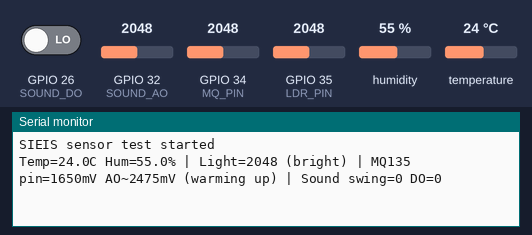
Bench run of a sketch on a simulated ESP32. On the bench: the last lines printed to the serial monitor. The test bench sets the inputs (shaded band); at power-on: GPIO 35 (LDR_PIN) = 2048, GPIO 26 (SOUND_DO) LOW, GPIO 32 (SOUND_AO) = 2048, GPIO 34 (MQ_PIN) = 2048, humidity 55 %, temperature 24 °C (analog values on the 0–4095 scale).

Above: at 2.2 s.
2.3 s: GPIO 35 (LDR_PIN) set to 1071
At 3.6 s:
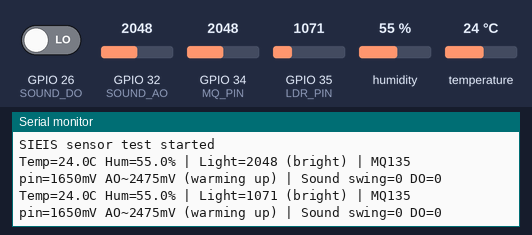
3.8 s: GPIO 35 (LDR_PIN) set to 958
At 6.2 s:
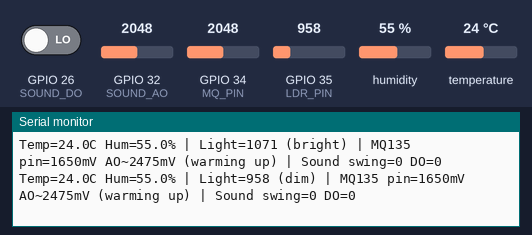
10.2 s: GPIO 35 (LDR_PIN) set to 273
At 11.6 s:
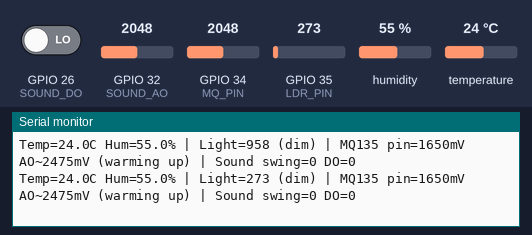
11.7 s: GPIO 35 (LDR_PIN) set to 236
At 14.4 s:
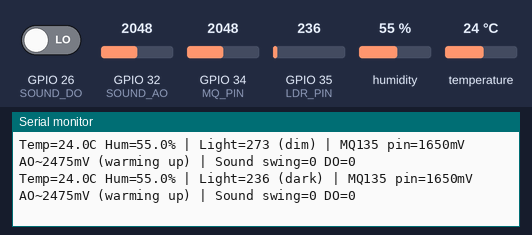

The sketch:

sieis_sensors_original_backup.ino
```cpp
// SIEIS - all sensor readings (Serial Monitor, 115200 baud)
// Board: ESP32 Dev Module
// Libraries: "DHT sensor library" by Adafruit + "Adafruit Unified Sensor"
//
// Pins:
//   DHT22 DATA  -> GPIO4   (3-pin board, powered from 3V3)
//   LDR divider -> GPIO35  (LDR to 3V3, 10k to GND, junction to GPIO35)
//   MQ-135 AO   -> GPIO34  (through 10k + 2x10k divider, MQ-135 on 5V)
//   Sound AO    -> GPIO32
//   Sound DO    -> GPIO26

#include <DHT.h>

#define DHT_PIN    4
#define LDR_PIN    35
#define MQ_PIN     34
#define SOUND_AO   32
#define SOUND_DO   26

#define MQ_WARMUP_MS 300000UL   // ignore MQ-135 for the first 5 minutes after power-up

DHT dht(DHT_PIN, DHT22);

float lastTemp = NAN;
float lastHum  = NAN;

int avgRead(int pin, int samples = 16) {
  long sum = 0;
  for (int i = 0; i < samples; i++) sum += analogRead(pin);
  return sum / samples;
}

int avgMilliVolts(int pin, int samples = 32) {
  long sum = 0;
  for (int i = 0; i < samples; i++) sum += analogReadMilliVolts(pin);
  return sum / samples;
}

// Peak-to-peak swing of the sound module's analog output over 150 ms
int soundSwing() {
  int peak = 0, low = 4095;
  unsigned long start = millis();
  while (millis() - start < 150) {
    int v = analogRead(SOUND_AO);
    if (v > peak) peak = v;
    if (v < low) low = v;
  }
  return peak - low;
}


const char* lightLabel(int level) {
  if (level < 250)  return "dark";
  if (level < 1000) return "dim";
  return "bright";
}

void setup() {
  Serial.begin(115200);
  delay(1000);

  dht.begin();
  pinMode(SOUND_DO, INPUT);

  analogReadResolution(12);
  analogSetPinAttenuation(MQ_PIN, ADC_11db);
  analogSetPinAttenuation(LDR_PIN, ADC_11db);
  analogSetPinAttenuation(SOUND_AO, ADC_11db);

  Serial.println("SIEIS sensor test started");
}

void loop() {
  // DHT22: keep the last good value if one read fails
  float t = dht.readTemperature();
  float h = dht.readHumidity();
  bool dhtOk = !(isnan(t) || isnan(h));
  if (dhtOk) {
    lastTemp = t;
    lastHum = h;
  }

  int ldr = avgRead(LDR_PIN);

  int mqPinMv = avgMilliVolts(MQ_PIN);
  int mqAoMv  = (int)(mqPinMv * 1.5);   // undo the 10k : 20k divider (approximate)
  bool mqReady = millis() > MQ_WARMUP_MS;

  int swing = soundSwing();
  int soundDo = digitalRead(SOUND_DO);

  if (dhtOk) Serial.printf("Temp=%.1fC Hum=%.1f%%", lastTemp, lastHum);
  else if (!isnan(lastTemp)) Serial.printf("Temp=%.1fC Hum=%.1f%% (DHT22 read failed, old value)", lastTemp, lastHum);
  else Serial.print("DHT22 READ FAILED");

  Serial.printf(" | Light=%d (%s)", ldr, lightLabel(ldr));
  Serial.printf(" | MQ135 pin=%dmV AO~%dmV%s", mqPinMv, mqAoMv, mqReady ? "" : " (warming up)");
  Serial.printf(" | Sound swing=%d DO=%d\n", swing, soundDo);

  delay(1850);   // total loop time is about 2 s, the DHT22 minimum between reads
}
```

Measured:
- the behaviour switches between 1000 and 999 on GPIO 35 (LDR_PIN) (found by bisection; images 1 and 2)
- the behaviour switches between 250 and 249 on GPIO 35 (LDR_PIN) (found by bisection; images 3 and 4)
- after the input at 2.3 s, the serial monitor: prints a new line after 0.87 s (image 1)
- after the input at 3.8 s, the serial monitor: prints a new line after 1.4 s (image 2)
- after the input at 10.2 s, the serial monitor: prints a new line after 1.0 s (image 3)
- after the input at 11.7 s, the serial monitor: prints a new line after 1.5 s (image 4)
